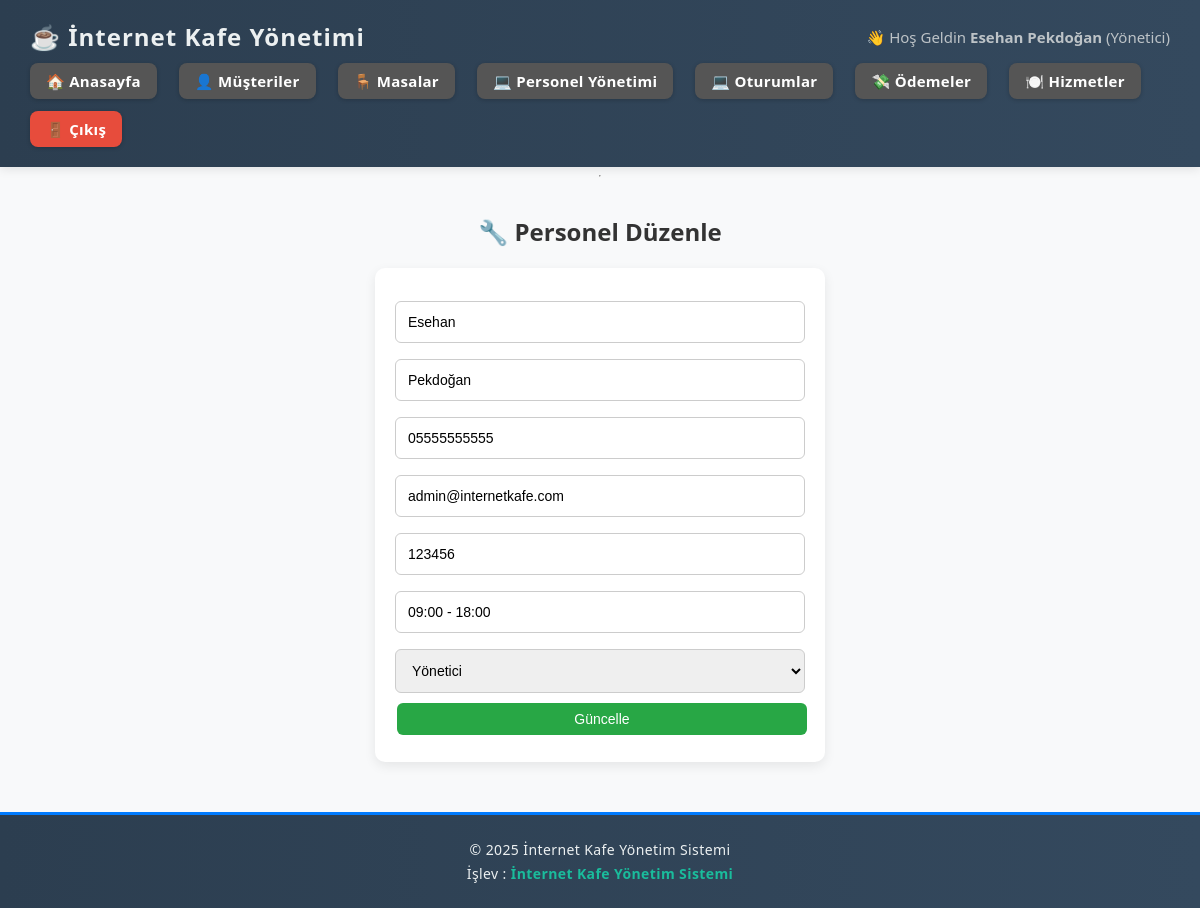
/internetkafe/pages/personel_duzenle.php?id=1 (signed in), run on the app's committed database.
### tables this page shows
CREATE TABLE `personel` (
  `Personel_ID` int(11) NOT NULL,
  `Gorev_ID` int(11) DEFAULT NULL,
  `Ad` varchar(50) NOT NULL,
  `Soyad` varchar(50) NOT NULL,
  `Telefon_No` varchar(15) DEFAULT NULL,
  `E_Posta` varchar(50) DEFAULT NULL,
  `Sifre` varchar(50) DEFAULT NULL,
  `Calisma_Saatleri` varchar(50) DEFAULT NULL
);

### internetkafe/pages/personel_duzenle.php (the view, shortened to what this page needs)
<?php
include("../includes/config.php");
include("../includes/header.php");
$id = $_GET['id'];
$sorgu = mysqli_query($conn, "SELECT * FROM Personel WHERE Personel_ID = $id");
$personel = mysqli_fetch_assoc($sorgu);
?>
<link rel="stylesheet" href="../css/personel.css">
<h2 style="text-align:center;">🔧 Personel Düzenle</h2>
<form method="post" class="personel-form">
    <input type="text" name="ad"    value="<?= $personel['Ad']; ?>"               placeholder="Ad"            required>
    <input type="text" name="soyad" value="<?= $personel['Soyad']; ?>"            placeholder="Soyad"         required>
    <input type="text" name="telefon" value="<?= $personel['Telefon_No']; ?>"     placeholder="Telefon"       required>
    <input type="email" name="eposta" value="<?= $personel['E_Posta']; ?>"        placeholder="E-Posta">
    <input type="text" name="sifre"   value="<?= $personel['Sifre']; ?>"          placeholder="Şifre">
    <input type="text" name="saat"    value="<?= $personel['Calisma_Saatleri']; ?>" placeholder="Çalışma Saatleri" required>
    <select name="gorev_id" required>
        <?php
        $gorevler = mysqli_query($conn, "SELECT * FROM Gorev");
        while ($g = mysqli_fetch_assoc($gorevler)) {
            $selected = ($personel['Gorev_ID'] == $g['Gorev_ID']) ? "selected" : "";
            echo "<option value='{$g['Gorev_ID']}' $selected>{$g['Gorev_Tanimi']}</option>";
        }
        ?>
    </select>
    <button type="submit" class="btn btn-ekle">Güncelle</button>
</form>
<?php include("../includes/footer.php"); ?>

### internetkafe/css/style.css (style rules this page uses)
html, body { margin: 0; padding: 0; height: 100%; display: flex; flex-direction: column; font-family: Arial, sans-serif; background-color: #f4f4f4; font-family: 'Segoe UI', Tahoma, Geneva, Verdana, sans-serif; }
.btn { margin: 2px 5px; font-size: 13px; }

### internetkafe/css/personel.css (style rules this page uses)
* { box-sizing: border-box; }
body { background-color: #f8f9fa; margin: 0; padding: 0; min-height: 100vh; }
h2, h3 { text-align: center; color: #333; margin: 30px 0 20px; }
.btn { padding: 8px 12px; margin: 2px; border: none; border-radius: 6px; font-size: 14px; cursor: pointer; text-decoration: none; display: inline-block; transition: background-color 0.2s ease; }
.btn-ekle { background-color: #28a745; color: white; }
form.personel-form, form.gorev-form { width: 100%; max-width: 450px; margin: 0 auto 50px; background: #fff; padding: 25px 20px; border-radius: 10px; box-shadow: 0 4px 12px rgba(0,0,0,0.08); }
form input, form select { width: 100%; padding: 12px; margin: 8px 0; border: 1px solid #ccc; border-radius: 6px; font-size: 14px; }
form button { width: 100%; padding: 12px; margin-top: 15px; font-size: 15px; }

### data on the page
personel: ad "Esehan", soyad "Pekdoğan", telefon "05555555555", eposta "admin@internetkafe.com", sifre "123456", saat "09:00 - 18:00"

### other printed values
$_SESSION['user'] "Esehan Pekdoğan"
$_SESSION['gorev'] "Yönetici"
form field gorev_id "Yönetici"
